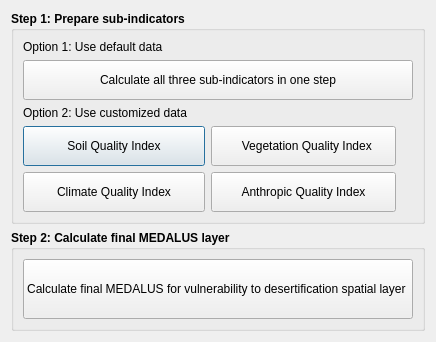
<?xml version="1.0" encoding="UTF-8"?>
<ui version="4.0">
 <class>DlgCalculateMedalus</class>
 <widget class="QDialog" name="DlgCalculateMedalus">
  <property name="windowModality">
   <enum>Qt::ApplicationModal</enum>
  </property>
  <property name="geometry">
   <rect>
    <x>0</x>
    <y>0</y>
    <width>397</width>
    <height>342</height>
   </rect>
  </property>
  <property name="sizePolicy">
   <sizepolicy hsizetype="Fixed" vsizetype="Fixed">
    <horstretch>0</horstretch>
    <verstretch>0</verstretch>
   </sizepolicy>
  </property>
  <property name="windowTitle">
   <string>Calculate Indicators</string>
  </property>
  <layout class="QVBoxLayout" name="verticalLayout_2">
   <item>
    <widget class="QGroupBox" name="groupBox">
     <property name="font">
      <font>
       <weight>75</weight>
       <bold>true</bold>
      </font>
     </property>
     <property name="title">
      <string>Step 1: Prepare sub-indicators</string>
     </property>
     <layout class="QGridLayout" name="gridLayout_2">
      <item row="1" column="1">
       <widget class="QLabel" name="label">
        <property name="font">
         <font>
          <weight>50</weight>
          <bold>false</bold>
         </font>
        </property>
        <property name="text">
         <string>Option 1: Use default data</string>
        </property>
       </widget>
      </item>
      <item row="3" column="1" colspan="3">
       <widget class="QLabel" name="label_2">
        <property name="font">
         <font>
          <weight>50</weight>
          <bold>false</bold>
         </font>
        </property>
        <property name="text">
         <string>Option 2: Use customized data</string>
        </property>
       </widget>
      </item>
      <item row="4" column="1">
       <widget class="QPushButton" name="btn_calculate_sqi">
        <property name="sizePolicy">
         <sizepolicy hsizetype="Minimum" vsizetype="Minimum">
          <horstretch>0</horstretch>
          <verstretch>0</verstretch>
         </sizepolicy>
        </property>
        <property name="minimumSize">
         <size>
          <width>0</width>
          <height>40</height>
         </size>
        </property>
        <property name="font">
         <font>
          <weight>50</weight>
          <bold>false</bold>
         </font>
        </property>
        <property name="text">
         <string>            Soil Quality Index            </string>
        </property>
       </widget>
      </item>
      <item row="5" column="1">
       <widget class="QPushButton" name="btn_calculate_cqi">
        <property name="sizePolicy">
         <sizepolicy hsizetype="Minimum" vsizetype="Minimum">
          <horstretch>0</horstretch>
          <verstretch>0</verstretch>
         </sizepolicy>
        </property>
        <property name="minimumSize">
         <size>
          <width>0</width>
          <height>40</height>
         </size>
        </property>
        <property name="font">
         <font>
          <weight>50</weight>
          <bold>false</bold>
         </font>
        </property>
        <property name="text">
         <string>Climate Quality Index</string>
        </property>
       </widget>
      </item>
      <item row="5" column="2">
       <widget class="QPushButton" name="btn_calculate_isd">
        <property name="sizePolicy">
         <sizepolicy hsizetype="Minimum" vsizetype="Minimum">
          <horstretch>0</horstretch>
          <verstretch>0</verstretch>
         </sizepolicy>
        </property>
        <property name="minimumSize">
         <size>
          <width>0</width>
          <height>40</height>
         </size>
        </property>
        <property name="font">
         <font>
          <weight>50</weight>
          <bold>false</bold>
         </font>
        </property>
        <property name="text">
         <string>Anthropic Quality Index</string>
        </property>
       </widget>
      </item>
      <item row="2" column="1" colspan="3">
       <widget class="QPushButton" name="btn_calculate_all">
        <property name="sizePolicy">
         <sizepolicy hsizetype="Minimum" vsizetype="Minimum">
          <horstretch>0</horstretch>
          <verstretch>0</verstretch>
         </sizepolicy>
        </property>
        <property name="minimumSize">
         <size>
          <width>0</width>
          <height>40</height>
         </size>
        </property>
        <property name="font">
         <font>
          <weight>50</weight>
          <bold>false</bold>
         </font>
        </property>
        <property name="text">
         <string>Calculate all three sub-indicators in one step</string>
        </property>
       </widget>
      </item>
      <item row="4" column="2">
       <widget class="QPushButton" name="btn_calculate_vqi">
        <property name="sizePolicy">
         <sizepolicy hsizetype="Minimum" vsizetype="Minimum">
          <horstretch>0</horstretch>
          <verstretch>0</verstretch>
         </sizepolicy>
        </property>
        <property name="minimumSize">
         <size>
          <width>0</width>
          <height>40</height>
         </size>
        </property>
        <property name="font">
         <font>
          <weight>50</weight>
          <bold>false</bold>
         </font>
        </property>
        <property name="text">
         <string>        Vegetation Quality Index      </string>
        </property>
       </widget>
      </item>
     </layout>
    </widget>
   </item>
   <item>
    <widget class="QGroupBox" name="groupBox_4">
     <property name="font">
      <font>
       <weight>75</weight>
       <bold>true</bold>
      </font>
     </property>
     <property name="title">
      <string>Step 2: Calculate final MEDALUS layer</string>
     </property>
     <layout class="QVBoxLayout" name="verticalLayout">
      <item>
       <widget class="QPushButton" name="pushButton">
        <property name="sizePolicy">
         <sizepolicy hsizetype="Minimum" vsizetype="Minimum">
          <horstretch>0</horstretch>
          <verstretch>0</verstretch>
         </sizepolicy>
        </property>
        <property name="minimumSize">
         <size>
          <width>0</width>
          <height>40</height>
         </size>
        </property>
        <property name="font">
         <font>
          <weight>50</weight>
          <bold>false</bold>
         </font>
        </property>
        <property name="text">
         <string>Calculate final MEDALUS for vulnerability to desertification spatial layer </string>
        </property>
       </widget>
      </item>
     </layout>
    </widget>
   </item>
  </layout>
 </widget>
 <resources/>
 <connections/>
</ui>
